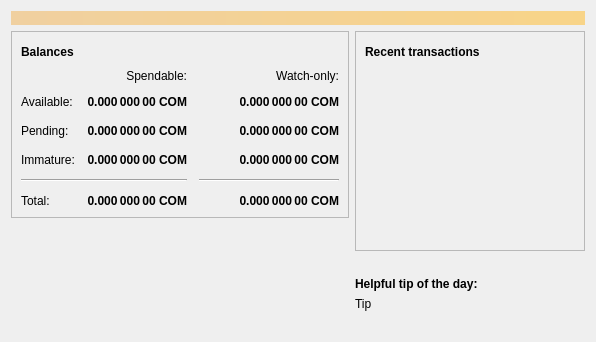
<?xml version="1.0" encoding="UTF-8"?>
<ui version="4.0">
 <class>OverviewPage</class>
 <widget class="QWidget" name="OverviewPage">
  <property name="geometry">
   <rect>
    <x>0</x>
    <y>0</y>
    <width>596</width>
    <height>342</height>
   </rect>
  </property>
  <property name="windowTitle">
   <string>Form</string>
  </property>
  <layout class="QVBoxLayout" name="topLayout">
   <item>
    <widget class="QLabel" name="labelAlerts">
     <property name="visible">
      <bool>false</bool>
     </property>
     <property name="styleSheet">
      <string notr="true">QLabel { background-color: qlineargradient(x1: 0, y1: 0, x2: 1, y2: 0, stop:0 #F0D0A0, stop:1 #F8D488); color:#000000; }</string>
     </property>
     <property name="wordWrap">
      <bool>true</bool>
     </property>
     <property name="margin">
      <number>3</number>
     </property>
     <property name="textInteractionFlags">
      <set>Qt::TextSelectableByMouse</set>
     </property>
    </widget>
   </item>
   <item>
    <layout class="QHBoxLayout" name="horizontalLayout" stretch="1,1">
     <item>
      <layout class="QVBoxLayout" name="verticalLayout_2">
       <item>
        <widget class="QFrame" name="frame">
         <property name="frameShape">
          <enum>QFrame::StyledPanel</enum>
         </property>
         <property name="frameShadow">
          <enum>QFrame::Raised</enum>
         </property>
         <layout class="QVBoxLayout" name="verticalLayout_4">
          <item>
           <layout class="QHBoxLayout" name="horizontalLayout_4">
            <item>
             <widget class="QLabel" name="label_5">
              <property name="font">
               <font>
                <weight>75</weight>
                <bold>true</bold>
               </font>
              </property>
              <property name="text">
               <string>Balances</string>
              </property>
             </widget>
            </item>
            <item>
             <widget class="QPushButton" name="labelWalletStatus">
              <property name="enabled">
               <bool>true</bool>
              </property>
              <property name="maximumSize">
               <size>
                <width>30</width>
                <height>16777215</height>
               </size>
              </property>
              <property name="toolTip">
               <string>The displayed information may be out of date. Your wallet automatically synchronizes with the CommonCoin network after a connection is established, but this process has not completed yet.</string>
              </property>
              <property name="text">
               <string/>
              </property>
              <property name="icon">
               <iconset resource="../bitcoin.qrc">
                <normaloff>:/icons/warning</normaloff>
                <disabledoff>:/icons/warning</disabledoff>:/icons/warning</iconset>
              </property>
              <property name="iconSize">
               <size>
                <width>24</width>
                <height>24</height>
               </size>
              </property>
              <property name="flat">
               <bool>true</bool>
              </property>
             </widget>
            </item>
            <item>
             <spacer name="horizontalSpacer_3">
              <property name="orientation">
               <enum>Qt::Horizontal</enum>
              </property>
              <property name="sizeHint" stdset="0">
               <size>
                <width>40</width>
                <height>20</height>
               </size>
              </property>
             </spacer>
            </item>
           </layout>
          </item>
          <item>
           <layout class="QGridLayout" name="gridLayout">
            <property name="spacing">
             <number>12</number>
            </property>
            <item row="2" column="2">
             <widget class="QLabel" name="labelWatchPending">
              <property name="font">
               <font>
                <weight>75</weight>
                <bold>true</bold>
               </font>
              </property>
              <property name="cursor">
               <cursorShape>IBeamCursor</cursorShape>
              </property>
              <property name="toolTip">
               <string>Unconfirmed transactions to watch-only addresses</string>
              </property>
              <property name="text">
               <string notr="true">0.000 000 00 COM</string>
              </property>
              <property name="alignment">
               <set>Qt::AlignRight|Qt::AlignTrailing|Qt::AlignVCenter</set>
              </property>
              <property name="textInteractionFlags">
               <set>Qt::LinksAccessibleByMouse|Qt::TextSelectableByKeyboard|Qt::TextSelectableByMouse</set>
              </property>
             </widget>
            </item>
            <item row="2" column="1">
             <widget class="QLabel" name="labelUnconfirmed">
              <property name="font">
               <font>
                <weight>75</weight>
                <bold>true</bold>
               </font>
              </property>
              <property name="cursor">
               <cursorShape>IBeamCursor</cursorShape>
              </property>
              <property name="toolTip">
               <string>Total of transactions that have yet to be confirmed, and do not yet count toward the spendable balance</string>
              </property>
              <property name="text">
               <string notr="true">0.000 000 00 COM</string>
              </property>
              <property name="alignment">
               <set>Qt::AlignRight|Qt::AlignTrailing|Qt::AlignVCenter</set>
              </property>
              <property name="textInteractionFlags">
               <set>Qt::LinksAccessibleByMouse|Qt::TextSelectableByKeyboard|Qt::TextSelectableByMouse</set>
              </property>
             </widget>
            </item>
            <item row="3" column="2">
             <widget class="QLabel" name="labelWatchImmature">
              <property name="font">
               <font>
                <weight>75</weight>
                <bold>true</bold>
               </font>
              </property>
              <property name="cursor">
               <cursorShape>IBeamCursor</cursorShape>
              </property>
              <property name="toolTip">
               <string>Mined balance in watch-only addresses that has not yet matured</string>
              </property>
              <property name="text">
               <string notr="true">0.000 000 00 COM</string>
              </property>
              <property name="alignment">
               <set>Qt::AlignRight|Qt::AlignTrailing|Qt::AlignVCenter</set>
              </property>
              <property name="textInteractionFlags">
               <set>Qt::LinksAccessibleByMouse|Qt::TextSelectableByKeyboard|Qt::TextSelectableByMouse</set>
              </property>
             </widget>
            </item>
            <item row="4" column="0" colspan="2">
             <widget class="Line" name="line">
              <property name="orientation">
               <enum>Qt::Horizontal</enum>
              </property>
             </widget>
            </item>
            <item row="4" column="2">
             <widget class="Line" name="lineWatchBalance">
              <property name="sizePolicy">
               <sizepolicy hsizetype="Preferred" vsizetype="Fixed">
                <horstretch>0</horstretch>
                <verstretch>0</verstretch>
               </sizepolicy>
              </property>
              <property name="minimumSize">
               <size>
                <width>140</width>
                <height>0</height>
               </size>
              </property>
              <property name="orientation">
               <enum>Qt::Horizontal</enum>
              </property>
             </widget>
            </item>
            <item row="5" column="0">
             <widget class="QLabel" name="labelTotalText">
              <property name="text">
               <string>Total:</string>
              </property>
             </widget>
            </item>
            <item row="3" column="1">
             <widget class="QLabel" name="labelImmature">
              <property name="font">
               <font>
                <weight>75</weight>
                <bold>true</bold>
               </font>
              </property>
              <property name="cursor">
               <cursorShape>IBeamCursor</cursorShape>
              </property>
              <property name="toolTip">
               <string>Mined balance that has not yet matured</string>
              </property>
              <property name="text">
               <string notr="true">0.000 000 00 COM</string>
              </property>
              <property name="alignment">
               <set>Qt::AlignRight|Qt::AlignTrailing|Qt::AlignVCenter</set>
              </property>
              <property name="textInteractionFlags">
               <set>Qt::LinksAccessibleByMouse|Qt::TextSelectableByKeyboard|Qt::TextSelectableByMouse</set>
              </property>
             </widget>
            </item>
            <item row="2" column="3">
             <spacer name="horizontalSpacer_2">
              <property name="orientation">
               <enum>Qt::Horizontal</enum>
              </property>
              <property name="sizeHint" stdset="0">
               <size>
                <width>40</width>
                <height>20</height>
               </size>
              </property>
             </spacer>
            </item>
            <item row="3" column="0">
             <widget class="QLabel" name="labelImmatureText">
              <property name="text">
               <string>Immature:</string>
              </property>
             </widget>
            </item>
            <item row="5" column="1">
             <widget class="QLabel" name="labelTotal">
              <property name="font">
               <font>
                <weight>75</weight>
                <bold>true</bold>
               </font>
              </property>
              <property name="cursor">
               <cursorShape>IBeamCursor</cursorShape>
              </property>
              <property name="toolTip">
               <string>Your current total balance</string>
              </property>
              <property name="text">
               <string notr="true">0.000 000 00 COM</string>
              </property>
              <property name="alignment">
               <set>Qt::AlignRight|Qt::AlignTrailing|Qt::AlignVCenter</set>
              </property>
              <property name="textInteractionFlags">
               <set>Qt::LinksAccessibleByMouse|Qt::TextSelectableByKeyboard|Qt::TextSelectableByMouse</set>
              </property>
             </widget>
            </item>
            <item row="5" column="2">
             <widget class="QLabel" name="labelWatchTotal">
              <property name="font">
               <font>
                <weight>75</weight>
                <bold>true</bold>
               </font>
              </property>
              <property name="cursor">
               <cursorShape>IBeamCursor</cursorShape>
              </property>
              <property name="toolTip">
               <string>Current total balance in watch-only addresses</string>
              </property>
              <property name="text">
               <string notr="true">0.000 000 00 COM</string>
              </property>
              <property name="alignment">
               <set>Qt::AlignRight|Qt::AlignTrailing|Qt::AlignVCenter</set>
              </property>
              <property name="textInteractionFlags">
               <set>Qt::LinksAccessibleByMouse|Qt::TextSelectableByKeyboard|Qt::TextSelectableByMouse</set>
              </property>
             </widget>
            </item>
            <item row="0" column="2">
             <widget class="QLabel" name="labelWatchonly">
              <property name="text">
               <string>Watch-only:</string>
              </property>
              <property name="alignment">
               <set>Qt::AlignRight|Qt::AlignTrailing|Qt::AlignVCenter</set>
              </property>
             </widget>
            </item>
            <item row="1" column="0">
             <widget class="QLabel" name="labelBalanceText">
              <property name="text">
               <string>Available:</string>
              </property>
             </widget>
            </item>
            <item row="1" column="1">
             <widget class="QLabel" name="labelBalance">
              <property name="font">
               <font>
                <weight>75</weight>
                <bold>true</bold>
               </font>
              </property>
              <property name="cursor">
               <cursorShape>IBeamCursor</cursorShape>
              </property>
              <property name="toolTip">
               <string>Your current spendable balance</string>
              </property>
              <property name="text">
               <string notr="true">0.000 000 00 COM</string>
              </property>
              <property name="alignment">
               <set>Qt::AlignRight|Qt::AlignTrailing|Qt::AlignVCenter</set>
              </property>
              <property name="textInteractionFlags">
               <set>Qt::LinksAccessibleByMouse|Qt::TextSelectableByKeyboard|Qt::TextSelectableByMouse</set>
              </property>
             </widget>
            </item>
            <item row="1" column="2">
             <widget class="QLabel" name="labelWatchAvailable">
              <property name="font">
               <font>
                <weight>75</weight>
                <bold>true</bold>
               </font>
              </property>
              <property name="cursor">
               <cursorShape>IBeamCursor</cursorShape>
              </property>
              <property name="toolTip">
               <string>Your current balance in watch-only addresses</string>
              </property>
              <property name="text">
               <string notr="true">0.000 000 00 COM</string>
              </property>
              <property name="alignment">
               <set>Qt::AlignRight|Qt::AlignTrailing|Qt::AlignVCenter</set>
              </property>
              <property name="textInteractionFlags">
               <set>Qt::LinksAccessibleByMouse|Qt::TextSelectableByKeyboard|Qt::TextSelectableByMouse</set>
              </property>
             </widget>
            </item>
            <item row="2" column="0">
             <widget class="QLabel" name="labelPendingText">
              <property name="text">
               <string>Pending:</string>
              </property>
             </widget>
            </item>
            <item row="0" column="1">
             <widget class="QLabel" name="labelSpendable">
              <property name="text">
               <string>Spendable:</string>
              </property>
              <property name="alignment">
               <set>Qt::AlignRight|Qt::AlignTrailing|Qt::AlignVCenter</set>
              </property>
             </widget>
            </item>
           </layout>
          </item>
         </layout>
        </widget>
       </item>
       <item>
        <spacer name="verticalSpacer">
         <property name="orientation">
          <enum>Qt::Vertical</enum>
         </property>
         <property name="sizeHint" stdset="0">
          <size>
           <width>20</width>
           <height>40</height>
          </size>
         </property>
        </spacer>
       </item>
       <item>
        <layout class="QGridLayout" name="logo_grid">
          <item>
            <widget class="QLabel" name="label_wallet_bgcoin">
             <property name="text">
              <string/>
             </property>
             <property name="pixmap">
              <pixmap resource="../bitcoin.qrc">:/icons/wallet_bgcoin</pixmap>
             </property>
             <property name="scaledContents">
              <bool>false</bool>
             </property>
             <property name="alignment">
              <set>Qt::AlignCenter</set>
             </property>
             <property name="margin">
              <number>-2</number>
             </property>
            </widget>
          </item>
          <item>
            <widget class="QLabel" name="label_wallet_version_overlay">
              <property name="text">
               <string></string>
              </property>
              <property name="pixmap">
              </property>
              <property name="scaledContents">
               <bool>false</bool>
              </property>
              <property name="alignment">
               <set>Qt::AlignLeft|Qt::AlignBottom</set>
              </property>
              <property name="margin">
               <number>2</number>
              </property>
            </widget>
          </item>
        </layout>
       </item>
      </layout>
     </item>
     <item>
      <layout class="QVBoxLayout" name="verticalLayout_3">
       <item>
        <widget class="QFrame" name="frame_2">
         <property name="frameShape">
          <enum>QFrame::StyledPanel</enum>
         </property>
         <property name="frameShadow">
          <enum>QFrame::Raised</enum>
         </property>
         <layout class="QVBoxLayout" name="verticalLayout">
          <item>
           <layout class="QHBoxLayout" name="horizontalLayout_2">
            <item>
             <widget class="QLabel" name="label_4">
              <property name="font">
               <font>
                <weight>75</weight>
                <bold>true</bold>
               </font>
              </property>
              <property name="text">
               <string>Recent transactions</string>
              </property>
             </widget>
            </item>
            <item>
             <widget class="QPushButton" name="labelTransactionsStatus">
              <property name="enabled">
               <bool>true</bool>
              </property>
              <property name="maximumSize">
               <size>
                <width>30</width>
                <height>16777215</height>
               </size>
              </property>
              <property name="toolTip">
               <string>The displayed information may be out of date. Your wallet automatically synchronizes with the CommonCoin network after a connection is established, but this process has not completed yet.</string>
              </property>
              <property name="text">
               <string/>
              </property>
              <property name="icon">
               <iconset resource="../bitcoin.qrc">
                <normaloff>:/icons/warning</normaloff>
                <disabledoff>:/icons/warning</disabledoff>:/icons/warning</iconset>
              </property>
              <property name="iconSize">
               <size>
                <width>24</width>
                <height>24</height>
               </size>
              </property>
              <property name="flat">
               <bool>true</bool>
              </property>
             </widget>
            </item>
            <item>
             <spacer name="horizontalSpacer">
              <property name="orientation">
               <enum>Qt::Horizontal</enum>
              </property>
              <property name="sizeHint" stdset="0">
               <size>
                <width>40</width>
                <height>20</height>
               </size>
              </property>
             </spacer>
            </item>
           </layout>
          </item>
          <item>
           <widget class="QListView" name="listTransactions">
            <property name="styleSheet">
             <string notr="true">QListView { background: transparent; }</string>
            </property>
            <property name="frameShape">
             <enum>QFrame::NoFrame</enum>
            </property>
            <property name="verticalScrollBarPolicy">
             <enum>Qt::ScrollBarAlwaysOff</enum>
            </property>
            <property name="horizontalScrollBarPolicy">
             <enum>Qt::ScrollBarAlwaysOff</enum>
            </property>
            <property name="selectionMode">
             <enum>QAbstractItemView::NoSelection</enum>
            </property>
           </widget>
          </item>
         </layout>
        </widget>
       </item>
       <item>
        <spacer name="verticalSpacer_2">
         <property name="orientation">
          <enum>Qt::Vertical</enum>
         </property>
         <property name="sizeHint" stdset="0">
          <size>
           <width>20</width>
           <height>40</height>
          </size>
         </property>
        </spacer>
       </item>
       <item>
        <layout class="QVBoxLayout" name="verticalLayout_5">
         <property name="topMargin">
          <number>0</number>
         </property>
         <item>
          <widget class="QLabel" name="label_tip_header">
           <property name="font">
            <font>
             <weight>75</weight>
             <bold>true</bold>
            </font>
           </property>
           <property name="text">
            <string>Helpful tip of the day:</string>
           </property>
          </widget>
         </item>
         <item>
          <widget class="QLabel" name="label_tip">
           <property name="text">
            <string>Tip</string>
           </property>
          </widget>
         </item>
         <item>
          <spacer name="verticalSpacer_3">
           <property name="orientation">
            <enum>Qt::Vertical</enum>
           </property>
           <property name="sizeType">
            <enum>QSizePolicy::Maximum</enum>
           </property>
           <property name="sizeHint" stdset="0">
            <size>
             <width>20</width>
             <height>40</height>
            </size>
           </property>
          </spacer>
         </item>
        </layout>
       </item>
      </layout>
     </item>
    </layout>
   </item>
  </layout>
 </widget>
 <resources>
  <include location="../bitcoin.qrc"/>
 </resources>
 <connections/>
</ui>
